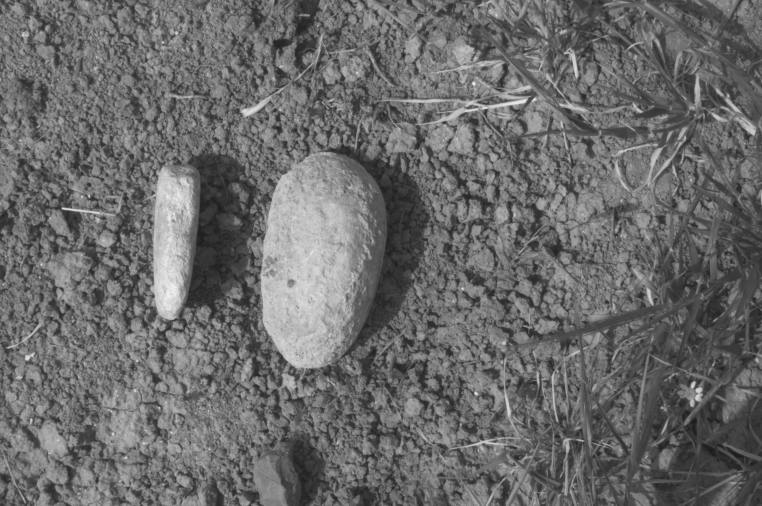
#> input picture Image_Processing/3d_Points_Manipulation/dataset_tp_setero/droite.pgm, 1524 x 1012 px, given in place of the camera (shown at 1/2 size)
$ python myDetector.py   (older library calls are emulated)
#> lines starting #> are read from the running program, lines starting #| are printed output that depends on the picture; after the words box and inside, x2 and y2 are one past the last pixel; in counts of white or black regions, pixels touching at a corner belong together
#> in main, frame is the input picture: shape (1012, 1524, 3); min 27, max 244, mean 106.5
### Image_Processing/Kalman_Filter/Detector.py
'''
    File name         : detectors.py
    Description       : Object detector used for detecting the objects in a video /image
    Author            : Rahmad Sadli
    Date created      : 20/02/2020
    Python Version    : 3.7
'''

# Import python libraries
import numpy as np
import cv2


def detect(frame,debugMode):
    # Convert frame from BGR to GRAY
#> called with debugMode = 1
    gray = cv2.cvtColor(frame, cv2.COLOR_BGR2GRAY)

    if (debugMode):
        cv2.imshow('gray', gray)

    # Edge detection using Canny function
    img_edges = cv2.Canny(gray,  50, 190, 3)
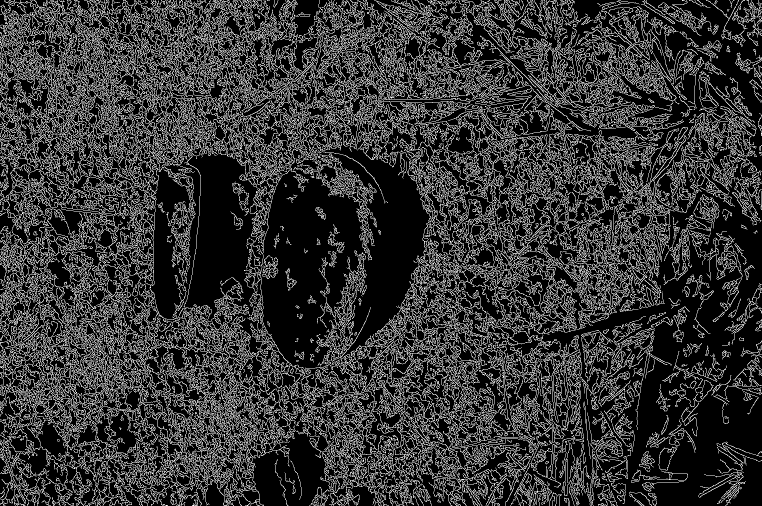
#> img_edges: shape (1012, 1524) (shown at 1/2 size); 21.2% white in thin lines or dots
    if (debugMode):
        cv2.imshow('img_edges', img_edges)

    # Convert to black and white image
    ret, img_thresh = cv2.threshold(img_edges, 254, 255,cv2.THRESH_BINARY)
    if (debugMode):
        cv2.imshow('img_thresh', img_thresh)

    # Find contours
    _, contours, _ = cv2.findContours(img_thresh, cv2.RETR_EXTERNAL, cv2.CHAIN_APPROX_SIMPLE)
#> contours = 2401 contours, 1517 with area under 20; largest, box (x1, y1, x2, y2) and area: (0, 0, 579, 740) 28240, (284, 0, 581, 210) 7881, (0, 435, 143, 698) 5836, (84, 603, 342, 890) 5654, (1202, 257, 1373, 517) 4648

    # Set the accepted minimum & maximum radius of a detected object
    min_radius_thresh= 3
    max_radius_thresh= 100

    centers=[]
    for c in contours:
        # ref: https://docs.opencv.org/trunk/dd/d49/tutorial_py_contour_features.html
        (x, y), radius = cv2.minEnclosingCircle(c)
        radius = int(radius)

        #Take only the valid circle(s)
        if (radius > min_radius_thresh) and (radius < max_radius_thresh):
            centers.append(np.array([[x], [y]]))
#> this loop made 2401 passes
#> (x, y, radius) on passes 2 to 4: (996, 1008.5, 3), (677.5, 1007.5, 3), (645, 1008.5, 3)
#> after the loop, centers = 1920 items, first 6: [632.5, 1008.5], [184.8, 1008.1], [1136.5, 1007], [247.5, 1006], [197, 1007], [126.3, 1006.3]
    cv2.imshow('contours', img_thresh)
    return centers

### Image_Processing/Kalman_Filter/KalmanFilter.py
'''
    File name         : KalmanFilter.py
    Description       : KalmanFilter class used for object tracking
    Author            : Rahmad Sadli
    Date created      : 20/02/2020
    Python Version    : 3.7
'''

import numpy as np
import matplotlib.pyplot as plt

class KalmanFilter(object):
    def __init__(self, dt, u_x,u_y, std_acc, x_std_meas, y_std_meas):
        """
        :param dt: sampling time (time for 1 cycle)
        :param u_x: acceleration in x-direction
        :param u_y: acceleration in y-direction
        :param std_acc: process noise magnitude
        :param x_std_meas: standard deviation of the measurement in x-direction
        :param y_std_meas: standard deviation of the measurement in y-direction
        """

        # Define sampling time
        self.dt = dt

        # Define the  control input variables
        self.u = np.matrix([[u_x],[u_y]])

        # Intial State
        self.x = np.matrix([[0], [0], [0], [0]])

        # Define the State Transition Matrix A
        self.A = np.matrix([[1, 0, self.dt, 0],
                            [0, 1, 0, self.dt],
                            [0, 0, 1, 0],
                            [0, 0, 0, 1]])

        # Define the Control Input Matrix B
        self.B = np.matrix([[(self.dt**2)/2, 0],
                            [0,(self.dt**2)/2],
                            [self.dt,0],
                            [0,self.dt]])

        # Define Measurement Mapping Matrix
        self.H = np.matrix([[1, 0, 0, 0],
                            [0, 1, 0, 0]])

        #Initial Process Noise Covariance
        self.Q = np.matrix([[(self.dt**4)/4, 0, (self.dt**3)/2, 0],
                            [0, (self.dt**4)/4, 0, (self.dt**3)/2],
                            [(self.dt**3)/2, 0, self.dt**2, 0],
                            [0, (self.dt**3)/2, 0, self.dt**2]]) * std_acc**2

        #Initial Measurement Noise Covariance
        self.R = np.matrix([[x_std_meas**2,0],
                           [0, y_std_meas**2]])

        #Initial Covariance Matrix
        self.P = np.eye(self.A.shape[1])

    def predict(self):
        # Refer to :Eq.(9) and Eq.(10)  in https://machinelearningspace.com/object-tracking-simple-implementation-of-kalman-filter-in-python/?preview_id=1364&preview_nonce=52f6f1262e&preview=true&_thumbnail_id=1795

        # Update time state
        #x_k =Ax_(k-1) + Bu_(k-1)     Eq.(9)
        self.x = np.dot(self.A, self.x) + np.dot(self.B, self.u)

        # Calculate error covariance
        # P= A*P*A' + Q               Eq.(10)
        self.P = np.dot(np.dot(self.A, self.P), self.A.T) + self.Q
        return self.x[0:2]

    # [17 lines left out: function update, not called in this run]

### Image_Processing/Kalman_Filter/myDetector.py
'''
    File name         : objTracking.py
    Description       : Main file for object tracking
    Author            : Rahmad Sadli
    Date created      : 20/02/2020
    Python Version    : 3.7
'''

import cv2
from Detector import detect
from KalmanFilter import KalmanFilter
import matplotlib.pyplot as plt

def main():

    # Create opencv video capture object
    VideoCap = cv2.VideoCapture(0)

    #Variable used to control the speed of reading the video
    ControlSpeedVar = 100  #Lowest: 1 - Highest:100

    HiSpeed = 100

    #Create KalmanFilter object KF
    #KalmanFilter(dt, u_x, u_y, std_acc, x_std_meas, y_std_meas)

    KF = KalmanFilter(0.1, 1, 1, 1, 0.1,0.1)

    debugMode=1
    predicted_x=[]
    predicted_y=[]
    estimated_x=[]
    estimated_y=[]
    measured_x=[]
    measured_y=[]
    try:
        while(True):
            # Read frame
            ret, frame = VideoCap.read()

            # Detect object
            centers = detect(frame,debugMode)

            # If centroids are detected then track them
            if (len(centers) > 0):

                # Draw the detected circle
                cv2.circle(frame, (int(centers[0][0]), int(centers[0][1])), 10, (0, 191, 255), 2)
#> frame: shape (1012, 1524, 3); 0.01% of pixels changed, all inside (x1, y1, x2, y2) = (621, 997, 644, 1012)
                measured_x.append(int(centers[0][0]))
                measured_y.append(int(centers[0][1]))

                # Predict
                (x, y) = KF.predict()
#> in predict, `self.x = np.dot(self.A, self.x) + np.dot(self.B, self.u)`: self.x = [[0.005], [0.005], [0.1], [0.1]]
#> in predict, `self.P = np.dot(np.dot(self.A, self.P), self.A.T) + self.Q`: self.P = [[1.01, 0, 0.101, 0], [0, 1.01, 0, 0.101], [0.101, 0, 1.01, 0], [0, 0.101, 0, 1.01]]
#> x = [[0.005]]; y = [[0.005]]
                predicted_x.append(x.item((0, 0)))
                predicted_y.append(y.item((0, 0)))

                # Draw a rectangle as the predicted object position
                cv2.rectangle(frame, (x - 15, y - 15), (x + 15, y + 15), (255, 0, 0), 2)

                # Update
                (x1, y1) = KF.update(centers[0])
                estimated_x.append(x1.item((0, 0)))
                estimated_y.append(y1.item((0, 0)))

                # Draw a rectangle as the estimated object position
                cv2.rectangle(frame, (x1 - 15, y1 - 15), (x1 + 15, y1 + 15), (0, 0, 255), 2)

                cv2.putText(frame, "Estimated Position", (x1 + 15, y1 + 10), 0, 0.5, (0, 0, 255), 2)
                cv2.putText(frame, "Predicted Position", (x + 15, y), 0, 0.5, (255, 0, 0), 2)
                cv2.putText(frame, "Measured Position", (centers[0][0] + 15, centers[0][1] - 15), 0, 0.5, (0,191,255), 2)

            cv2.imshow('image', frame)

            if cv2.waitKey(2) & 0xFF == ord('q'):
                VideoCap.release()
                cv2.destroyAllWindows()
                break

            cv2.waitKey(HiSpeed-ControlSpeedVar+1)
    except:
        pass
    plt.figure()
    plt.plot(measured_x,measured_y,'b',label='measured')
    plt.plot(predicted_x,predicted_y,'g',label='predicted')
    plt.plot(estimated_x,estimated_y,'r',label='estimated')
    plt.legend(loc=2)
    plt.title("Variation de la position de l’objet suivi")
    plt.xlabel('x')
    plt.ylabel('y')
    plt.show()
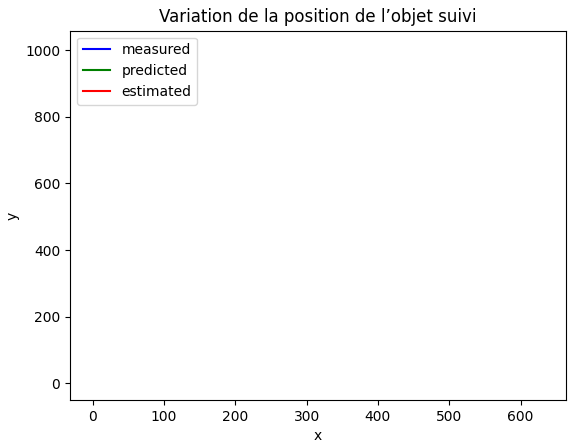
#> figure drawn by matplotlib, 1 panel


if __name__ == "__main__":
    # execute main
    main()

$ run again, on Image_Processing/3d_Points_Manipulation/dataset_tp_setero/gauche.pgm
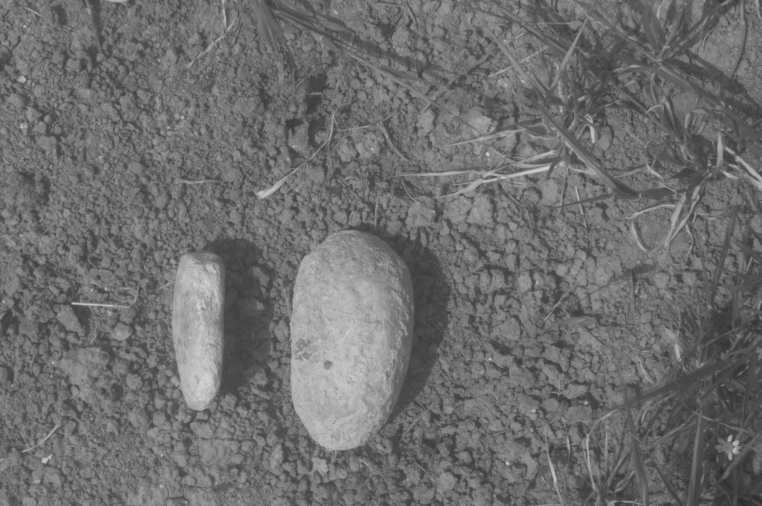
#> input picture Image_Processing/3d_Points_Manipulation/dataset_tp_setero/gauche.pgm, 1524 x 1012 px, given in place of the camera (shown at 1/2 size)
#> in main, frame is the input picture: shape (1012, 1524, 3); min 42, max 213, mean 110
#> in detect, `img_edges = cv2.Canny(gray,  50, 190, 3)`:
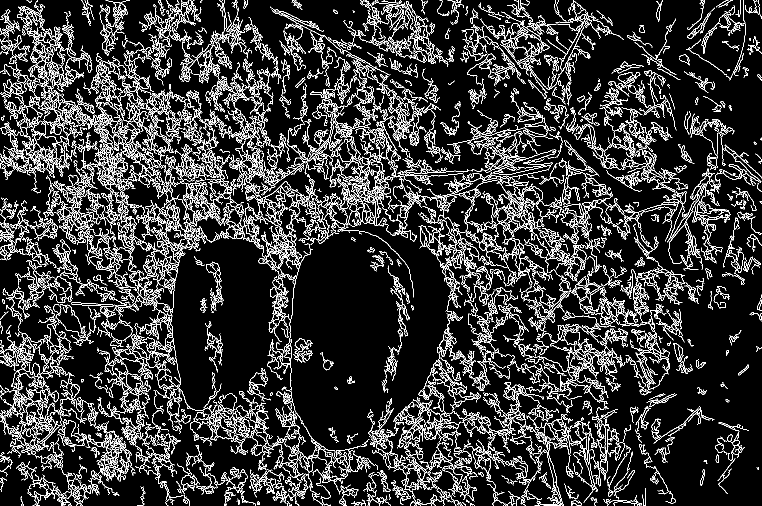
#> img_edges: shape (1012, 1524) (shown at 1/2 size); 13.5% white in thin lines or dots
#> contours = 1288 contours, 540 with area under 20; largest, box (x1, y1, x2, y2) and area: (225, 647, 335, 753) 2198, (360, 362, 520, 494) 2146, (10, 158, 139, 356) 2056, (434, 283, 611, 403) 1723, (657, 343, 789, 462) 1672
#> the loop in detect, `for c in contours:` made 1288 passes
#> (x, y, radius) on passes 1 to 3: (714.5, 1009.5, 5), (944.5, 1008.5, 5), (450, 1008, 2)
#> after the loop in detect, `for c in contours:`: centers = 1213 items, first 6: [714.5, 1009.5], [944.5, 1008.5], [927.5, 1007.5], [1255, 1007.5], [578.1, 1007], [1091.5, 1009.5]
#> frame: shape (1012, 1524, 3); 0.01% of pixels changed, all inside (x1, y1, x2, y2) = (703, 998, 726, 1012)
#> self.x = [[0.005], [0.005], [0.1], [0.1]]
#> self.P = [[1.01, 0, 0.101, 0], [0, 1.01, 0, 0.101], [0.101, 0, 1.01, 0], [0, 0.101, 0, 1.01]]
#> in main, `(x, y) = KF.predict()`: x = [[0.005]]
#> in main, `plt.show()`:
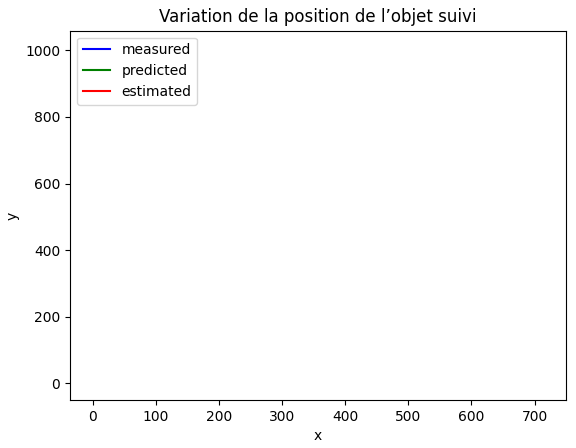
#> figure drawn by matplotlib, 1 panel

$ run again, on Image_Processing/3d_Points_Manipulation/dataset_tp_setero/gauche_mire.pgm
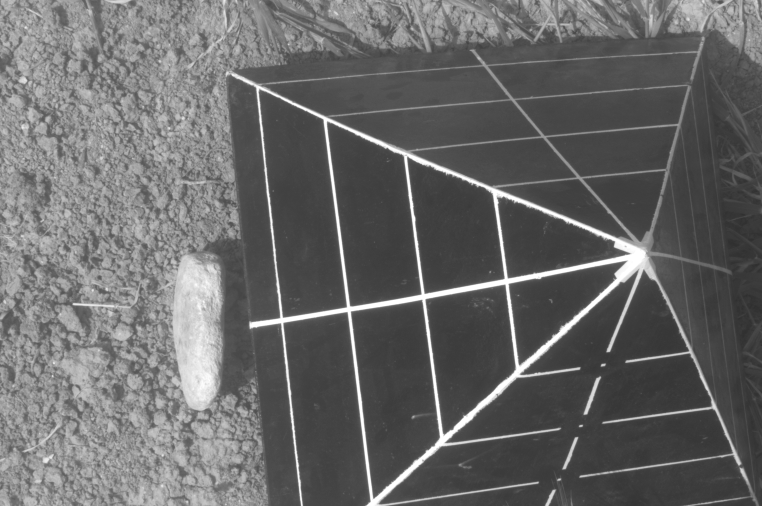
#> input picture Image_Processing/3d_Points_Manipulation/dataset_tp_setero/gauche_mire.pgm, 1524 x 1012 px, given in place of the camera (shown at 1/2 size)
#> in main, frame is the input picture: shape (1012, 1524, 3); min 45, max 255, mean 104.7
#> in detect, `img_edges = cv2.Canny(gray,  50, 190, 3)`:
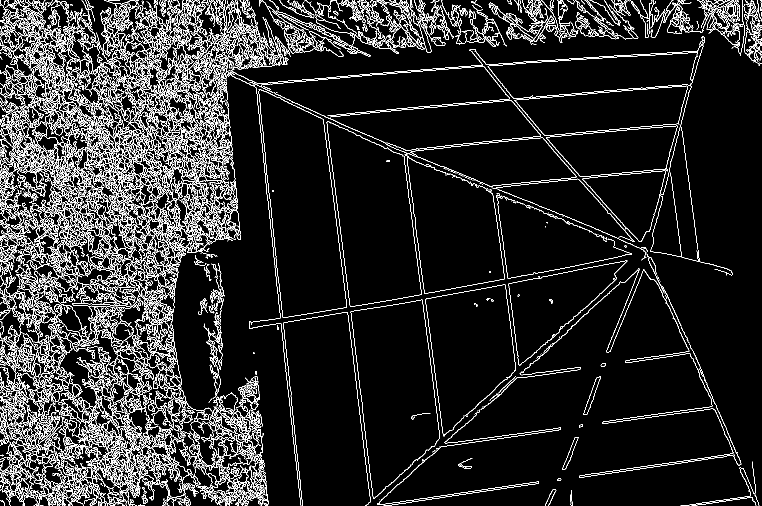
#> img_edges: shape (1012, 1524) (shown at 1/2 size); 10.4% white in thin lines or dots
#> contours = 962 contours, 599 with area under 20; largest, box (x1, y1, x2, y2) and area: (517, 178, 694, 636) 53246, (850, 569, 1032, 873) 36401, (1028, 171, 1376, 272) 23212, (1092, 251, 1355, 354) 18476, (170, 161, 402, 419) 14382
#> the loop in detect, `for c in contours:` made 962 passes
#> (x, y, radius) on passes 1 to 3: (529, 1010, 1), (82.5, 1010, 3), (282.5, 1010.5, 6)
#> after the loop in detect, `for c in contours:`: centers = 751 items, first 6: [282.5, 1010.5], [242, 1009], [183, 1006], [4.5, 1005.5], [261.5, 1002.5], [475.5, 1004.1]
#> frame: shape (1012, 1524, 3); 0.01% of pixels changed, all inside (x1, y1, x2, y2) = (271, 999, 294, 1012)
#> self.x = [[0.005], [0.005], [0.1], [0.1]]
#> self.P = [[1.01, 0, 0.101, 0], [0, 1.01, 0, 0.101], [0.101, 0, 1.01, 0], [0, 0.101, 0, 1.01]]
#> in main, `(x, y) = KF.predict()`: x = [[0.005]]
#> in main, `plt.show()`:
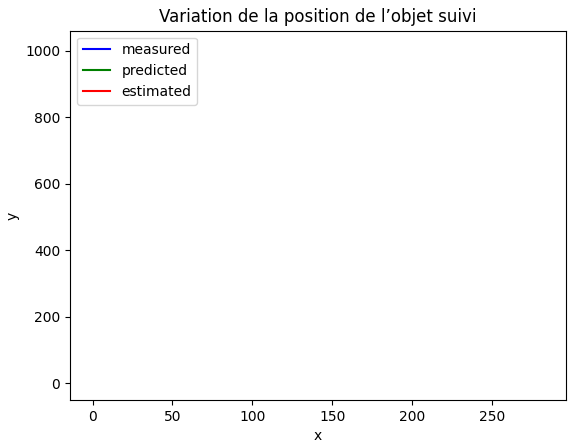
#> figure drawn by matplotlib, 1 panel
